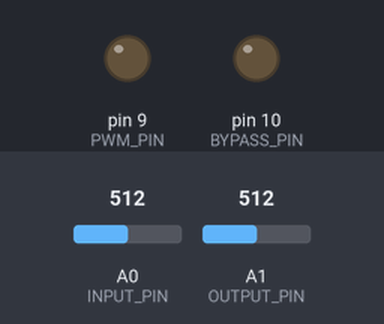
Recording of a sketch running on a simulated Arduino Uno, built with avr-gcc and run on an emulated ATmega328P. Parts: output pins drawn as LEDs (lit = HIGH). Inputs (shaded band) come from the test bench; at power-on: A0 (INPUT_PIN) = 512, A1 (OUTPUT_PIN) = 512.

Above: at 1.2 s.
1.3 s: A0 (INPUT_PIN) set to 474
4.3 s: A0 (INPUT_PIN) set to 440
At 6.3 s:
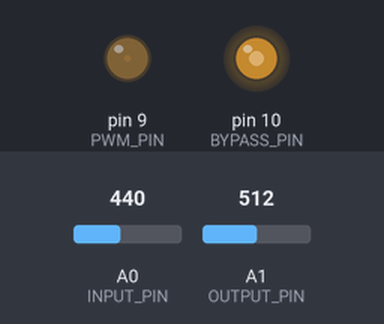
7.1 s: A1 (OUTPUT_PIN) set to 496
9.8 s: A1 (OUTPUT_PIN) set to 467
At 11.5 s:
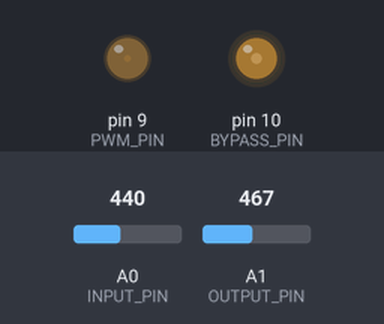
Timing chart, 0 to 13.0 s (numbered marks = the images above; inputs shaded):
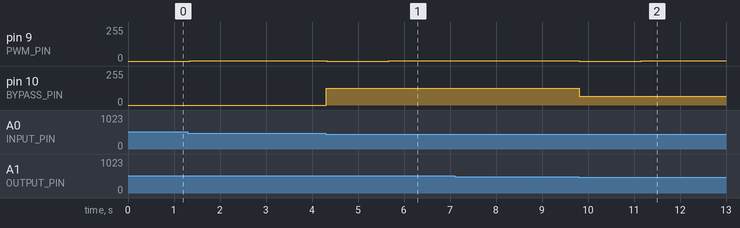

Measured:
- the behaviour switches between 456 and 455 on A0 (INPUT_PIN) (found by bisection; images 0 and 1)
- the behaviour switches between 486 and 485 on A1 (OUTPUT_PIN) (found by bisection; images 1 and 2)
- after the input at 4.3 s, pin 9 (PWM_PIN): 2/255 → 0/255 at once, → 1/255 1.3 s later; pin 10 (BYPASS_PIN): 0/255 → 127/255 at once
- after the input at 9.8 s, pin 9 (PWM_PIN): 2/255 → 0/255 at once, → 1/255 1.3 s later; pin 10 (BYPASS_PIN): 127/255 → 64/255 at once

The sketch:

binary_search_ammeter.ino
```cpp
// define the pins and constants
#define PWM_PIN 9 // PWM pin for the boost converter
#define BYPASS_PIN 10 // PWM pin for the bypass MOSFET
#define INPUT_PIN A0 // analog input pin for the coil voltage drop
#define OUTPUT_PIN A1 // analog input pin for the output voltage divider
#define SUPPLY_VOLTAGE 5.0 // supply voltage in volts
#define INPUT_RESISTOR 100.0 // input resistor in ohms
#define OUTPUT_RESISTOR 200.0 // input resistor in ohms
#define VOLTAGE_DIVIDER_RATIO 0.5 // ratio of the voltage divider
#define CORE_AREA 0.0001 // cross section area of the core in square meters
#define WIRE_LOOPS 100 // number of wire loops around the core
#define MAX_PWM 65535 // maximum value for 16-bit PWM

// initialize the variables
float inputCurrent; // input current in amps
float outputVoltage; // output voltage in volts
float outputPower; // output power in watts
float efficiency; // efficiency of the dc-dc converter
float saturationThreshold; // saturation threshold of the core in teslas
float magneticFlux; // magnetic flux of the core in webers
float unknownCurrent; // unknown current in the additional winding in amps

// initialize the 16-bit PWM functions
void setup() {
  pinMode(PWM_PIN, OUTPUT);
  pinMode(BYPASS_PIN, OUTPUT);
  TCCR1A = _BV(COM1A1) | _BV(COM1B1) | _BV(WGM11); // set fast PWM mode and non-inverting mode
  TCCR1B = _BV(WGM13) | _BV(WGM12) | _BV(CS10); // set fast PWM mode and no prescaler
  ICR1 = MAX_PWM; // set the top value for 16-bit PWM
}

// main loop
void loop() {
  // call the test function to measure the saturation threshold and efficiency
  testFunction();

  // call the ammeter function to measure the unknown current
  ammeterFunction();

  // print the results to the serial monitor
  Serial.print("Saturation threshold: ");
  Serial.print(saturationThreshold);
  Serial.println(" T");

  Serial.print("Efficiency: ");
  Serial.print(efficiency);
  Serial.println(" %");

  Serial.print("Unknown current: ");
  Serial.print(unknownCurrent);
  Serial.println(" A");

}

// test function to measure the saturation threshold and efficiency of the dc-dc converter using the core
void testFunction() {

  // initialize some variables for the test function
  float maxEfficiency = 0.0; // maximum efficiency achieved so far
  float maxFlux = 0.0; // maximum magnetic flux achieved so far

  // loop through different PWM values from low to high
  for (int pwmValue = 0; pwmValue <= MAX_PWM; pwmValue++) {

    // set the PWM value to the boost converter
    OCR1A = pwmValue;

    // wait for a short time to stabilize the output
    delay(10);

    // read the input and output voltages from the analog pins and convert them to volts
    float inputVoltage = analogRead(INPUT_PIN) * (SUPPLY_VOLTAGE / 1023.0);
    outputVoltage = analogRead(OUTPUT_PIN) * (SUPPLY_VOLTAGE / VOLTAGE_DIVIDER_RATIO / 1023.0);

    // calculate the input current from the input voltage drop and the input resistor value
    inputCurrent = (SUPPLY_VOLTAGE - inputVoltage) / INPUT_RESISTOR;

    // calculate the output power from the output voltage and the voltage divider ratio (assuming equal resistors)
   // outputPower = outputVoltage * outputVoltage / (VOLTAGE_DIVIDER_RATIO * INPUT_RESISTOR);
    outputPower = outputVoltage * outputVoltage / (OUTPUT_RESISTOR);
    // calculate the efficiency from the input and output power
    efficiency = outputPower / (inputCurrent * SUPPLY_VOLTAGE) * 100.0;

    // calculate the magnetic flux from the input current, the wire loops and the core area (assuming a linear relationship)
    magneticFlux = inputCurrent * WIRE_LOOPS * CORE_AREA;

    // check if the efficiency is higher than the maximum efficiency so far and update it if so
    if (efficiency > maxEfficiency) {
      maxEfficiency = efficiency;
    }

    // check if the magnetic flux is higher than the maximum flux so far and update it if so
    if (magneticFlux > maxFlux) {
      maxFlux = magneticFlux;
    }

    // check if the efficiency has dropped significantly from the maximum efficiency, indicating saturation of the core
    if (efficiency < maxEfficiency * 0.9) {
      // set the saturation threshold to the maximum flux achieved so far
      saturationThreshold = maxFlux;
      // break the loop as no further increase in flux is possible
      break;
    }
  }
}

// ammeter function to measure the unknown current in the additional winding by using the test function and varying the bypass level
void ammeterFunction() {

  // initialize some variables for the ammeter function
  float minBypass = 0.0; // minimum bypass level (0% duty cycle)
  float maxBypass = 1.0; // maximum bypass level (100% duty cycle)
  float midBypass; // middle bypass level (50% duty cycle)
  float prevEfficiency; // previous efficiency measured
  float currEfficiency; // current efficiency measured

  // loop until the bypass range is small enough to get a precise measurement
  while (maxBypass - minBypass > 0.01) {

    // set the middle bypass level to the average of the minimum and maximum bypass levels
    midBypass = (minBypass + maxBypass) / 2.0;

    // set the PWM value to the bypass MOSFET according to the middle bypass level
    OCR1B = midBypass * MAX_PWM;

    // wait for a short time to stabilize the output
    delay(10);

    // call the test function to measure the efficiency with the current bypass level
    testFunction();

    // store the current efficiency in a variable
    currEfficiency = efficiency;

    // check if this is the first iteration of the loop
    if (minBypass == 0.0 && maxBypass == 1.0) {
      // store the current efficiency as the previous efficiency for comparison
      prevEfficiency = currEfficiency;
      // reduce the maximum bypass level by half to increase the unknown current
      maxBypass = midBypass;
    }
    else {
      // compare the current efficiency with the previous efficiency
      if (currEfficiency < prevEfficiency * 0.9) {
        // efficiency has dropped significantly, indicating saturation of the core due to increased unknown current
        // increase the minimum bypass level by half to decrease the unknown current
        minBypass = midBypass;
      }
      else {
        // efficiency has not dropped significantly, indicating no saturation of the core due to decreased unknown current
        // reduce the maximum bypass level by half to increase the unknown current
        maxBypass = midBypass;
      }
      // store the current efficiency as the previous efficiency for comparison
      prevEfficiency = currEfficiency;
    }
  }

  // calculate the unknown current from the saturation threshold, the wire loops and the core area (assuming a linear relationship)
  unknownCurrent = saturationThreshold / (WIRE_LOOPS * CORE_AREA);
}
```
